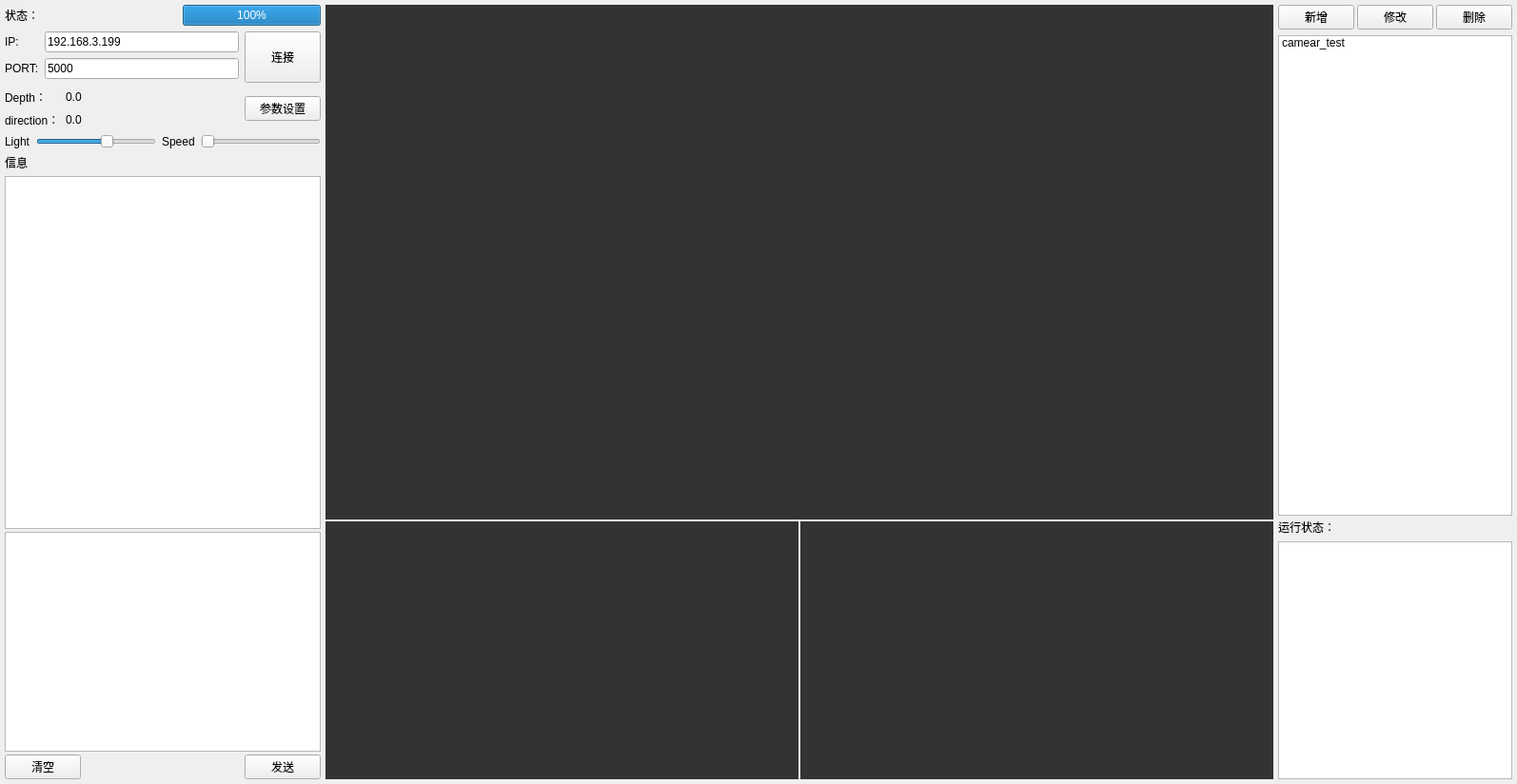
<?xml version="1.0" encoding="UTF-8"?>
<ui version="4.0">
 <class>hcrovClass</class>
 <widget class="QWidget" name="hcrovClass">
  <property name="geometry">
   <rect>
    <x>0</x>
    <y>0</y>
    <width>1594</width>
    <height>824</height>
   </rect>
  </property>
  <property name="windowTitle">
   <string>HC ROV</string>
  </property>
  <property name="windowIcon">
   <iconset resource="hcrov.qrc">
    <normaloff>:/hcrov/img/HC.png</normaloff>:/hcrov/img/HC.png</iconset>
  </property>
  <layout class="QHBoxLayout" name="horizontalLayout" stretch="3,9,1">
   <property name="spacing">
    <number>5</number>
   </property>
   <property name="leftMargin">
    <number>5</number>
   </property>
   <property name="topMargin">
    <number>5</number>
   </property>
   <property name="rightMargin">
    <number>5</number>
   </property>
   <property name="bottomMargin">
    <number>5</number>
   </property>
   <item>
    <layout class="QVBoxLayout" name="verticalLayout_2">
     <property name="spacing">
      <number>3</number>
     </property>
     <item>
      <layout class="QHBoxLayout" name="horizontalLayout_4">
       <item>
        <widget class="QLabel" name="lable_time">
         <property name="text">
          <string>状态：</string>
         </property>
        </widget>
       </item>
       <item>
        <spacer name="horizontalSpacer_2">
         <property name="orientation">
          <enum>Qt::Horizontal</enum>
         </property>
         <property name="sizeHint" stdset="0">
          <size>
           <width>40</width>
           <height>20</height>
          </size>
         </property>
        </spacer>
       </item>
       <item>
        <widget class="QProgressBar" name="pgb_electric">
         <property name="value">
          <number>100</number>
         </property>
         <property name="alignment">
          <set>Qt::AlignLeading|Qt::AlignLeft|Qt::AlignTop</set>
         </property>
         <property name="textVisible">
          <bool>true</bool>
         </property>
         <property name="orientation">
          <enum>Qt::Horizontal</enum>
         </property>
         <property name="invertedAppearance">
          <bool>false</bool>
         </property>
         <property name="textDirection">
          <enum>QProgressBar::TopToBottom</enum>
         </property>
        </widget>
       </item>
      </layout>
     </item>
     <item>
      <layout class="QHBoxLayout" name="horizontalLayout_5">
       <item>
        <widget class="GaugeCompass" name="gaugeCompass" native="true"/>
       </item>
       <item>
        <widget class="GaugePlane" name="gaugePlane" native="true"/>
       </item>
      </layout>
     </item>
     <item>
      <layout class="QGridLayout" name="gridLayout">
       <item row="0" column="0">
        <layout class="QFormLayout" name="formLayout">
         <item row="0" column="0">
          <widget class="QLabel" name="label_IP">
           <property name="text">
            <string>IP:</string>
           </property>
          </widget>
         </item>
         <item row="0" column="1">
          <widget class="QLineEdit" name="line_IP">
           <property name="text">
            <string>192.168.3.199</string>
           </property>
          </widget>
         </item>
         <item row="1" column="0">
          <widget class="QLabel" name="label_port">
           <property name="text">
            <string>PORT:</string>
           </property>
          </widget>
         </item>
         <item row="1" column="1">
          <widget class="QLineEdit" name="line_PORT">
           <property name="text">
            <string>5000</string>
           </property>
          </widget>
         </item>
        </layout>
       </item>
       <item row="0" column="1">
        <widget class="QPushButton" name="btn_connect">
         <property name="text">
          <string>
连接
</string>
         </property>
        </widget>
       </item>
       <item row="1" column="0">
        <layout class="QFormLayout" name="formLayout_2">
         <item row="0" column="0">
          <widget class="QLabel" name="lable_depth">
           <property name="text">
            <string>Depth：</string>
           </property>
          </widget>
         </item>
         <item row="0" column="1">
          <widget class="QLabel" name="lable_depth_data">
           <property name="text">
            <string>0.0</string>
           </property>
          </widget>
         </item>
         <item row="1" column="0">
          <widget class="QLabel" name="lable_direction">
           <property name="text">
            <string>direction：</string>
           </property>
          </widget>
         </item>
         <item row="1" column="1">
          <widget class="QLabel" name="lable_direction_data">
           <property name="text">
            <string>0.0</string>
           </property>
          </widget>
         </item>
        </layout>
       </item>
       <item row="1" column="1">
        <widget class="QPushButton" name="btn_parameter_set">
         <property name="text">
          <string>参数设置</string>
         </property>
        </widget>
       </item>
       <item row="2" column="0" colspan="2">
        <layout class="QHBoxLayout" name="horizontalLayout_2">
         <item>
          <widget class="QLabel" name="label_light">
           <property name="text">
            <string>Light</string>
           </property>
          </widget>
         </item>
         <item>
          <widget class="QSlider" name="slider_bright">
           <property name="maximum">
            <number>500</number>
           </property>
           <property name="singleStep">
            <number>10</number>
           </property>
           <property name="pageStep">
            <number>100</number>
           </property>
           <property name="value">
            <number>300</number>
           </property>
           <property name="orientation">
            <enum>Qt::Horizontal</enum>
           </property>
          </widget>
         </item>
         <item>
          <widget class="QLabel" name="label_speed">
           <property name="text">
            <string>Speed</string>
           </property>
          </widget>
         </item>
         <item>
          <widget class="QSlider" name="slider_velocity">
           <property name="minimum">
            <number>0</number>
           </property>
           <property name="maximum">
            <number>5</number>
           </property>
           <property name="singleStep">
            <number>1</number>
           </property>
           <property name="pageStep">
            <number>1</number>
           </property>
           <property name="value">
            <number>0</number>
           </property>
           <property name="sliderPosition">
            <number>0</number>
           </property>
           <property name="tracking">
            <bool>false</bool>
           </property>
           <property name="orientation">
            <enum>Qt::Horizontal</enum>
           </property>
          </widget>
         </item>
        </layout>
       </item>
      </layout>
     </item>
     <item>
      <layout class="QVBoxLayout" name="verticalLayout" stretch="1,16,10,1">
       <property name="spacing">
        <number>3</number>
       </property>
       <item>
        <widget class="QLabel" name="label_information">
         <property name="text">
          <string>信息</string>
         </property>
        </widget>
       </item>
       <item>
        <widget class="QTextBrowser" name="txt_recvbox">
         <property name="focusPolicy">
          <enum>Qt::StrongFocus</enum>
         </property>
        </widget>
       </item>
       <item>
        <widget class="QTextEdit" name="txt_sendbox"/>
       </item>
       <item>
        <layout class="QHBoxLayout" name="horizontalLayout_3">
         <item>
          <widget class="QPushButton" name="btn_clear">
           <property name="autoFillBackground">
            <bool>false</bool>
           </property>
           <property name="text">
            <string>清空</string>
           </property>
          </widget>
         </item>
         <item>
          <spacer name="horizontalSpacer">
           <property name="orientation">
            <enum>Qt::Horizontal</enum>
           </property>
           <property name="sizeHint" stdset="0">
            <size>
             <width>40</width>
             <height>20</height>
            </size>
           </property>
          </spacer>
         </item>
         <item>
          <widget class="QPushButton" name="btn_send">
           <property name="enabled">
            <bool>true</bool>
           </property>
           <property name="text">
            <string>发送</string>
           </property>
          </widget>
         </item>
        </layout>
       </item>
      </layout>
     </item>
    </layout>
   </item>
   <item>
    <layout class="QVBoxLayout" name="verticalLayout_6" stretch="2,1">
     <property name="spacing">
      <number>2</number>
     </property>
     <property name="sizeConstraint">
      <enum>QLayout::SetDefaultConstraint</enum>
     </property>
     <item>
      <widget class="QWidget" name="view_master" native="true">
       <property name="focusPolicy">
        <enum>Qt::StrongFocus</enum>
       </property>
       <property name="acceptDrops">
        <bool>true</bool>
       </property>
       <property name="styleSheet">
        <string notr="true">background-color: rgb(51, 51, 51);</string>
       </property>
      </widget>
     </item>
     <item>
      <layout class="QHBoxLayout" name="horizontalLayout_7">
       <property name="spacing">
        <number>2</number>
       </property>
       <item>
        <widget class="QWidget" name="view_sub1" native="true">
         <property name="acceptDrops">
          <bool>true</bool>
         </property>
         <property name="styleSheet">
          <string notr="true">background-color: rgb(51, 51, 51);</string>
         </property>
        </widget>
       </item>
       <item>
        <widget class="QWidget" name="view_sub2" native="true">
         <property name="acceptDrops">
          <bool>true</bool>
         </property>
         <property name="styleSheet">
          <string notr="true">background-color: rgb(51, 51, 51);</string>
         </property>
        </widget>
       </item>
      </layout>
     </item>
    </layout>
   </item>
   <item>
    <layout class="QVBoxLayout" name="verticalLayout_5" stretch="100,51">
     <property name="spacing">
      <number>3</number>
     </property>
     <item>
      <layout class="QVBoxLayout" name="verticalLayout_4">
       <item>
        <layout class="QHBoxLayout" name="horizontalLayout_6">
         <property name="spacing">
          <number>3</number>
         </property>
         <item>
          <widget class="QPushButton" name="btn_add_cam">
           <property name="text">
            <string>新增</string>
           </property>
          </widget>
         </item>
         <item>
          <widget class="QPushButton" name="btn_modify_cam">
           <property name="text">
            <string>修改</string>
           </property>
          </widget>
         </item>
         <item>
          <widget class="QPushButton" name="btn_del_cam">
           <property name="text">
            <string>删除</string>
           </property>
          </widget>
         </item>
        </layout>
       </item>
       <item>
        <widget class="QListWidget" name="cam_list">
         <property name="autoScrollMargin">
          <number>16</number>
         </property>
         <property name="dragEnabled">
          <bool>true</bool>
         </property>
         <property name="iconSize">
          <size>
           <width>45</width>
           <height>45</height>
          </size>
         </property>
         <item>
          <property name="text">
           <string>camear_test</string>
          </property>
          <property name="icon">
           <iconset resource="hcrov.qrc">
            <normaloff>:/hcrov/img/cam.png</normaloff>:/hcrov/img/cam.png</iconset>
          </property>
          <property name="flags">
           <set>ItemIsSelectable|ItemIsDragEnabled|ItemIsDropEnabled|ItemIsUserCheckable|ItemIsEnabled</set>
          </property>
         </item>
        </widget>
       </item>
      </layout>
     </item>
     <item>
      <layout class="QVBoxLayout" name="verticalLayout_3">
       <item>
        <widget class="QLabel" name="btn_status">
         <property name="text">
          <string>运行状态：</string>
         </property>
        </widget>
       </item>
       <item>
        <widget class="QListView" name="list_status"/>
       </item>
      </layout>
     </item>
    </layout>
   </item>
  </layout>
 </widget>
 <layoutdefault spacing="6" margin="11"/>
 <customwidgets>
  <customwidget>
   <class>GaugeCompass</class>
   <extends>QWidget</extends>
   <header>gaugecompass.h</header>
  </customwidget>
  <customwidget>
   <class>GaugePlane</class>
   <extends>QWidget</extends>
   <header>gaugeplane.h</header>
  </customwidget>
 </customwidgets>
 <tabstops>
  <tabstop>txt_recvbox</tabstop>
  <tabstop>line_PORT</tabstop>
  <tabstop>btn_connect</tabstop>
  <tabstop>btn_parameter_set</tabstop>
  <tabstop>slider_bright</tabstop>
  <tabstop>slider_velocity</tabstop>
  <tabstop>line_IP</tabstop>
  <tabstop>txt_sendbox</tabstop>
  <tabstop>btn_clear</tabstop>
  <tabstop>btn_send</tabstop>
  <tabstop>btn_add_cam</tabstop>
  <tabstop>btn_modify_cam</tabstop>
  <tabstop>btn_del_cam</tabstop>
  <tabstop>cam_list</tabstop>
  <tabstop>list_status</tabstop>
 </tabstops>
 <resources>
  <include location="hcrov.qrc"/>
 </resources>
 <connections>
  <connection>
   <sender>btn_connect</sender>
   <signal>clicked()</signal>
   <receiver>hcrovClass</receiver>
   <slot>ConnectOrDis()</slot>
   <hints>
    <hint type="sourcelabel">
     <x>323</x>
     <y>296</y>
    </hint>
    <hint type="destinationlabel">
     <x>0</x>
     <y>306</y>
    </hint>
   </hints>
  </connection>
  <connection>
   <sender>btn_send</sender>
   <signal>clicked()</signal>
   <receiver>hcrovClass</receiver>
   <slot>SendMsg()</slot>
   <hints>
    <hint type="sourcelabel">
     <x>322</x>
     <y>815</y>
    </hint>
    <hint type="destinationlabel">
     <x>0</x>
     <y>845</y>
    </hint>
   </hints>
  </connection>
  <connection>
   <sender>btn_clear</sender>
   <signal>clicked()</signal>
   <receiver>hcrovClass</receiver>
   <slot>ClearMsg()</slot>
   <hints>
    <hint type="sourcelabel">
     <x>63</x>
     <y>815</y>
    </hint>
    <hint type="destinationlabel">
     <x>0</x>
     <y>859</y>
    </hint>
   </hints>
  </connection>
  <connection>
   <sender>btn_add_cam</sender>
   <signal>clicked()</signal>
   <receiver>hcrovClass</receiver>
   <slot>AddCam()</slot>
   <hints>
    <hint type="sourcelabel">
     <x>1393</x>
     <y>32</y>
    </hint>
    <hint type="destinationlabel">
     <x>1448</x>
     <y>0</y>
    </hint>
   </hints>
  </connection>
  <connection>
   <sender>btn_modify_cam</sender>
   <signal>clicked()</signal>
   <receiver>hcrovClass</receiver>
   <slot>SetCam()</slot>
   <hints>
    <hint type="sourcelabel">
     <x>1489</x>
     <y>35</y>
    </hint>
    <hint type="destinationlabel">
     <x>1543</x>
     <y>0</y>
    </hint>
   </hints>
  </connection>
  <connection>
   <sender>btn_del_cam</sender>
   <signal>clicked()</signal>
   <receiver>hcrovClass</receiver>
   <slot>DelCam()</slot>
   <hints>
    <hint type="sourcelabel">
     <x>1585</x>
     <y>26</y>
    </hint>
    <hint type="destinationlabel">
     <x>1617</x>
     <y>0</y>
    </hint>
   </hints>
  </connection>
  <connection>
   <sender>cam_list</sender>
   <signal>itemDoubleClicked(QListWidgetItem*)</signal>
   <receiver>hcrovClass</receiver>
   <slot>SetCam()</slot>
   <hints>
    <hint type="sourcelabel">
     <x>1478</x>
     <y>181</y>
    </hint>
    <hint type="destinationlabel">
     <x>1243</x>
     <y>0</y>
    </hint>
   </hints>
  </connection>
  <connection>
   <sender>btn_parameter_set</sender>
   <signal>clicked()</signal>
   <receiver>hcrovClass</receiver>
   <slot>Parameter()</slot>
   <hints>
    <hint type="sourcelabel">
     <x>259</x>
     <y>315</y>
    </hint>
    <hint type="destinationlabel">
     <x>291</x>
     <y>-48</y>
    </hint>
   </hints>
  </connection>
 </connections>
 <slots>
  <slot>StartRecord()</slot>
  <slot>ConnectOrDis()</slot>
  <slot>OpenFile()</slot>
  <slot>PlayOrPause()</slot>
  <slot>SendMsg()</slot>
  <slot>GetFilePath()</slot>
  <slot>VelSliderPress()</slot>
  <slot>VelSliderRelease()</slot>
  <slot>BriSliderPress()</slot>
  <slot>BriSliderRelease()</slot>
  <slot>videoUrlOpen()</slot>
  <slot>CameraAddrSet()</slot>
  <slot>ClearMsg()</slot>
  <slot>AddCam()</slot>
  <slot>SetCam()</slot>
  <slot>DelCam()</slot>
  <slot>SelectCamera(QModelIndex)</slot>
  <slot>Parameter()</slot>
 </slots>
</ui>
